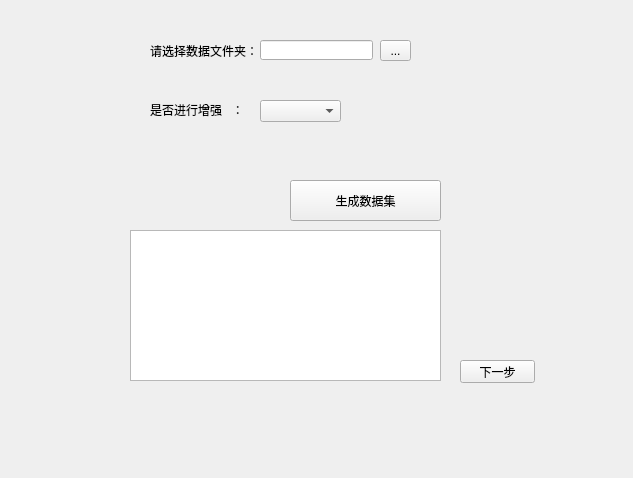
<?xml version="1.0" encoding="UTF-8"?>
<ui version="4.0">
 <class>Classify_train_dataset</class>
 <widget class="QWidget" name="Classify_train_dataset">
  <property name="geometry">
   <rect>
    <x>0</x>
    <y>0</y>
    <width>633</width>
    <height>478</height>
   </rect>
  </property>
  <property name="windowTitle">
   <string>Creating Classify Dataset</string>
  </property>
  <property name="toolTipDuration">
   <number>0</number>
  </property>
  <widget class="QPushButton" name="pushButton_creat_classify_dataset">
   <property name="geometry">
    <rect>
     <x>290</x>
     <y>180</y>
     <width>151</width>
     <height>41</height>
    </rect>
   </property>
   <property name="text">
    <string>生成数据集</string>
   </property>
  </widget>
  <widget class="QLabel" name="label">
   <property name="geometry">
    <rect>
     <x>150</x>
     <y>40</y>
     <width>121</width>
     <height>21</height>
    </rect>
   </property>
   <property name="text">
    <string>请选择数据文件夹：</string>
   </property>
  </widget>
  <widget class="QToolButton" name="toolButton_select_inputdata_dir">
   <property name="geometry">
    <rect>
     <x>380</x>
     <y>40</y>
     <width>31</width>
     <height>21</height>
    </rect>
   </property>
   <property name="text">
    <string>...</string>
   </property>
  </widget>
  <widget class="QLineEdit" name="classify_inputdata_path">
   <property name="geometry">
    <rect>
     <x>260</x>
     <y>40</y>
     <width>113</width>
     <height>20</height>
    </rect>
   </property>
   <property name="text">
    <string/>
   </property>
  </widget>
  <widget class="QPlainTextEdit" name="plainTextEdit">
   <property name="geometry">
    <rect>
     <x>130</x>
     <y>230</y>
     <width>311</width>
     <height>151</height>
    </rect>
   </property>
  </widget>
  <widget class="QPushButton" name="pushButton_next">
   <property name="geometry">
    <rect>
     <x>460</x>
     <y>360</y>
     <width>75</width>
     <height>23</height>
    </rect>
   </property>
   <property name="text">
    <string>下一步</string>
   </property>
  </widget>
  <widget class="QLabel" name="label_3">
   <property name="geometry">
    <rect>
     <x>150</x>
     <y>100</y>
     <width>101</width>
     <height>20</height>
    </rect>
   </property>
   <property name="text">
    <string>是否进行增强   ：</string>
   </property>
  </widget>
  <widget class="QComboBox" name="comboBox_augment">
   <property name="geometry">
    <rect>
     <x>260</x>
     <y>100</y>
     <width>81</width>
     <height>22</height>
    </rect>
   </property>
   <property name="currentIndex">
    <number>-1</number>
   </property>
   <item>
    <property name="text">
     <string>True</string>
    </property>
   </item>
   <item>
    <property name="text">
     <string>False</string>
    </property>
   </item>
  </widget>
 </widget>
 <resources/>
 <connections/>
</ui>
